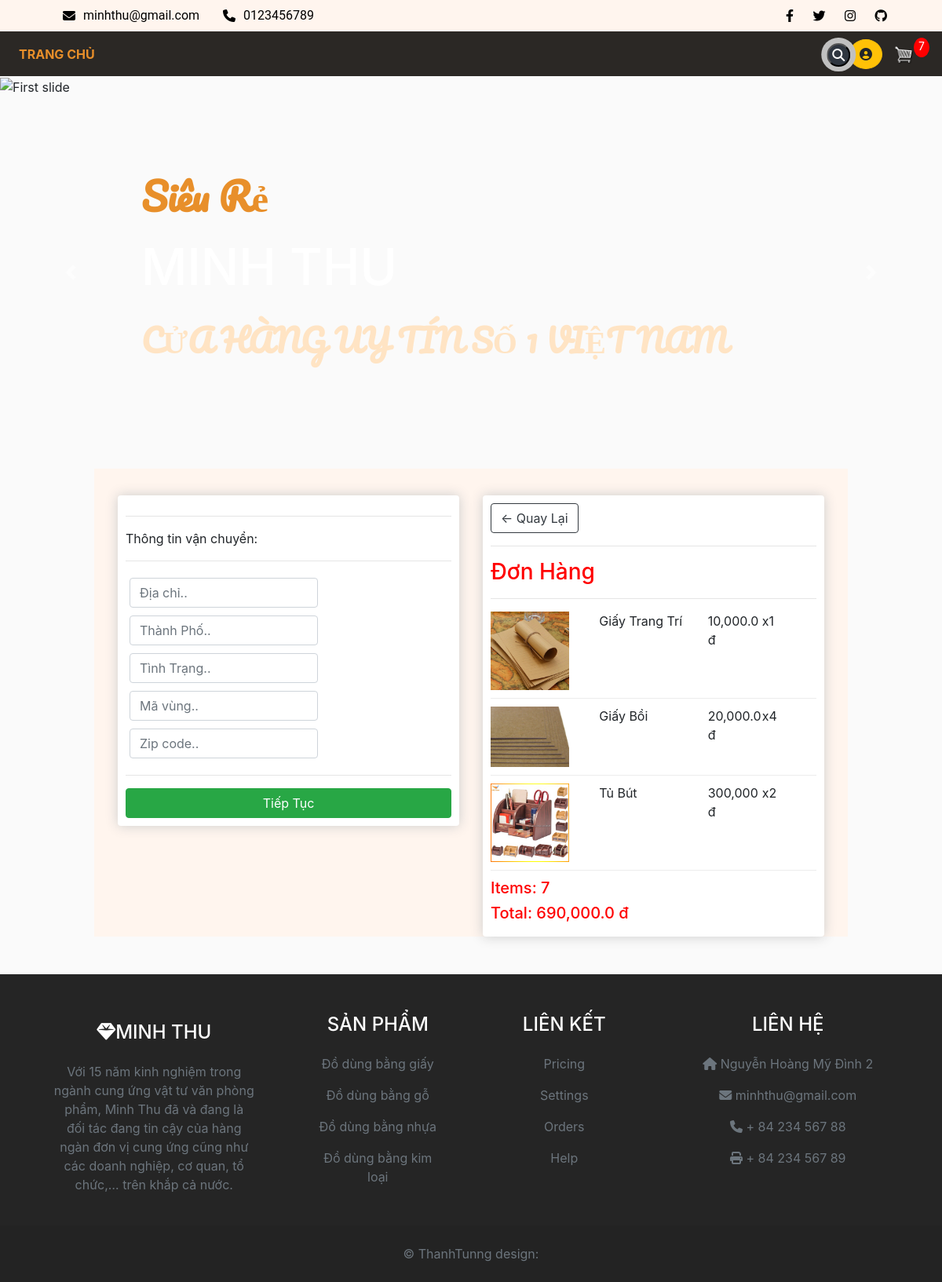
Before: /checkout/ (signed in) with the older database file.
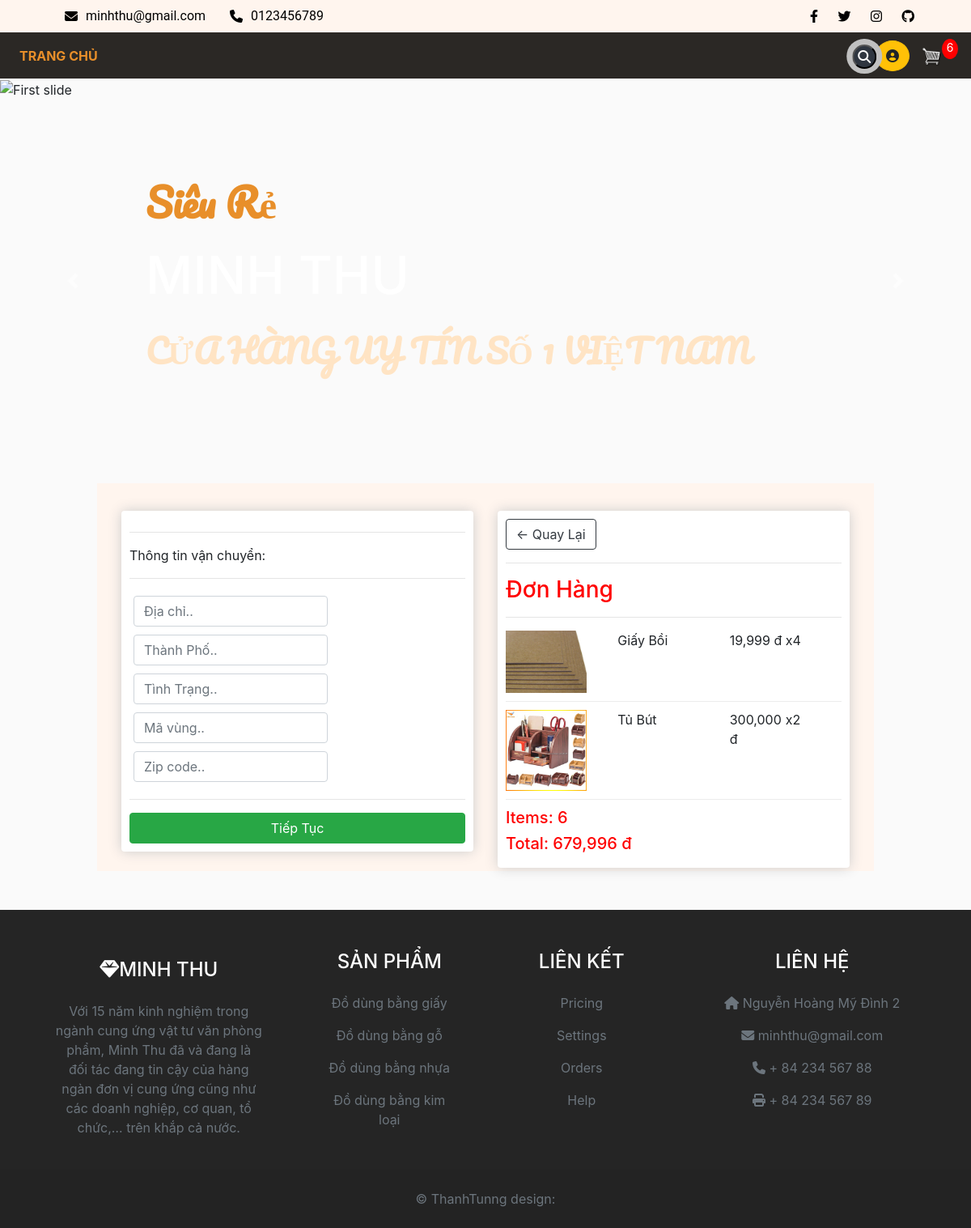
After: the same page with the newer database file.
### store/models.py (models this page shows, shortened)
class OrderItem(models.Model):
    order = models.ForeignKey(Order, null=True, on_delete=models.SET_NULL, blank=True)
    product = models.ForeignKey(Product, null=True, on_delete=models.SET_NULL, blank=True)
    quantity = models.IntegerField(default=0, null= True, blank= False)
    date_added = models.DateTimeField(auto_now_add= True)
    @property
    def get_total(self):
        total = self.product.price * self.quantity
        return total

class Product(models.Model):
    name = models.CharField(max_length= 200, null= True)
    price = models.FloatField()
    category = models.ForeignKey(Category, null= True, on_delete=models.SET_NULL, blank= True)
    digital = models.BooleanField(default= False, null = True, blank= False)
    image = models.ImageField(null=True, blank= True)
    @property
    def imageURL(self):
        try:
            url = self.image.url
        except:
            url = ''
        return url

class Order(models.Model):
    customer = models.ForeignKey(Customer, null= True, on_delete=models.SET_NULL, blank= True)
    date_ordered = models.DateTimeField(auto_now_add= True)
    complete = models.BooleanField(default= False, null = True, blank= False)#Don hang mac dinh phai la chua hoan thanh
    transaction_id = models.CharField(max_length= 200, null = True)
    @property
    def shipping(self):
        shipping = False
        orderitems = self.orderitem_set.all()
        for i in orderitems:
            if i.product.digital == False:
                shipping = True
        return shipping
    @property
    def get_cart_total(self):
        orderitems = self.orderitem_set.all()
        total = sum([item.get_total for item in orderitems])
        return total
    @property
    def get_cart_items(self):
        orderitems = self.orderitem_set.all()
        total = sum([item.quantity for item in orderitems])
        return total

### store/views.py (the view)
# urls.py: path('checkout/', views.checkout, name="checkout"),
def checkout(request):
    data = cartData(request)
    cartItems = data['cartItems']
    order = data['order']
    items = data['items']
    context = {'items': items, 'order': order,'cartItems': cartItems}
    return render(request, 'store/checkout.html', context)

### store/utils.py (called while the page is built)
def cartData(request):
    if request.user.is_authenticated:#kiem tra xem nguoi dung da dang nhap vao trang web hay chua
        customer = request.user.customer#truy xuat doi tuong khach hang duoc lien ket voi nguoi dung
        order, created = Order.objects.get_or_create(customer = customer, complete = False)
        items = order.orderitem_set.all()
        cartItems = order.get_cart_items
    else:
        cookieData = cookieCart(request)
        cartItems = cookieData['cartItems']
        order = cookieData['order']
        items = cookieData['items']
    return {'cartItems': cartItems, 'order':order, 'items': items}

### store/templates/store/checkout.html (shortened to what this page needs)
	{% extends 'store/main.html' %}
{% load static %}
{% load humanize %}
{% block content %}
     <div class="row">
		<div class="col-lg-6">
			<div class="box-element" id="form-wrapper">
				<form id="form">
					<div id="shipping-info">
						<hr>
						<p>Thông tin vận chuyển:</p>
						<hr>
						<div class="form-field">
							<input class="form-control" type="text" id="address" name="address" placeholder="Địa chỉ..">
						</div>
						<div class="form-field">
							<input class="form-control" type="text" id="city" name="city" placeholder="Thành Phố..">
						</div>
						<div class="form-field">
							<input class="form-control" type="text" id="state" name="state" placeholder="Tình Trạng..">
						</div>
						<div class="form-field">
							<input class="form-control" type="text" id="zip_code" name="zip_code" placeholder="Mã vùng..">
						</div>
						<div class="form-field">
							<input class="form-control" type="text" id="country" name="country" placeholder="Zip code..">
						</div>
					</div>
					<hr>
					<input id="form-button" class="btn btn-success btn-block" type="submit" value="Tiếp Tục">
				</form>
			</div>
			<br>
		</div>
		<div class="col-lg-6">
			<div class="box-element">
				<a  class="btn btn-outline-dark" href="{% url 'cart' %}">&#x2190; Quay Lại</a>
				<hr>
				<h3 style = "color: red">Đơn Hàng</h3>
				<hr>
				{% for item in  items %}
				<div class="cart-row">
					<div style="flex:2"><img class="row-image" src="{{item.product.imageURL}}"></div>
					<div style="flex:2"><p>{{item.product.name}}</p></div>
					<div style="flex:1"><p>{{item.product.price|floatformat|intcomma}} đ</p></div>
					<div style="flex:1"><p>x{{item.quantity}}</p></div>
				</div>
				{% endfor %}
				<h5 style = "color: red">Items: {{order.get_cart_items}}</h5>
				<h5 style = "color: red">Total: {{order.get_cart_total|floatformat|intcomma}} đ</h5>
			</div>
		</div>
	</div>
{% endblock content %}

Changed rows visible on the page:
removed OrderItem: product.imageURL (picture), product.name "Giấy Trang Trí", product.price "10,000.0", quantity "1"
changed through a linked row, OrderItem "Giấy Bồi": product.price "20,000.0" → "19,999"
changed through a linked row, Order: get_cart_items "7" → "6"; get_cart_total "690,000.0" → "679,996"
Other visible differences:
{{ cartItems }}: "7" → "6"
